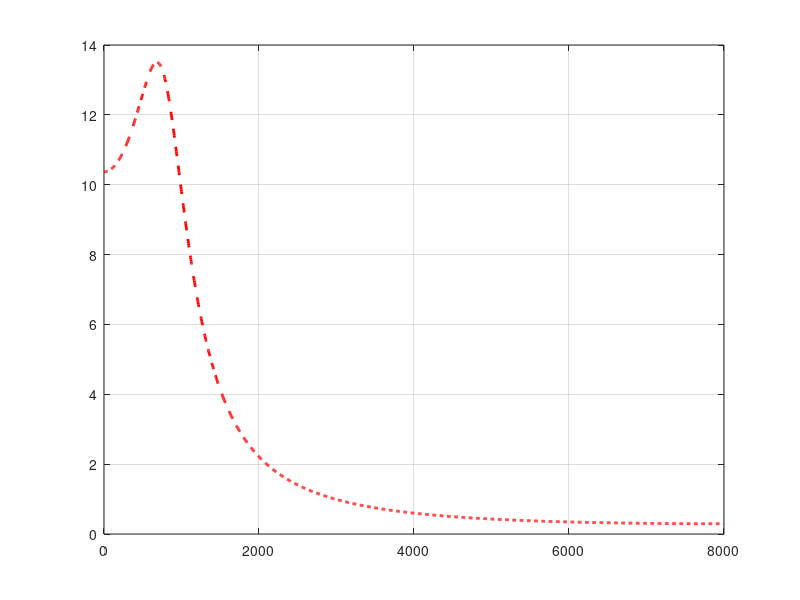

Write MATLAB code to recreate this figure. (Note: this script raises an error after producing the figure.)
close all; clearvars; clc;
oldPath = "/idiap/home/ssharma/Shivam/Workstation/Work/Experiments/compare19/data/ZFF_BSS/ZFFFiles_def_16preproc/";
list = dir(oldPath);
newPath = "/idiap/temp/ssharma/Datasetup/ZFF_BSS_IIR_1PoleZFFNet30kwFilt/";

% close all; clearvars; clc;
w1c=770.3;
% r0 = 0.98;
w1h=1150;
w1l=422.3;
sampling_freq = 16000; % (in Hz) samplingfrequency
r0 = exp(-pi*(w1h-w1l)*1/sampling_freq); %Bandwidth of the resonator


central_freq = w1c; % (in Hz) central frequency of resonator
radian_freq = (central_freq/sampling_freq)*2*pi; % normalized central freq
dft_points = 2048; % resolution of the filter
poly_Num = [1]; % numerator polynomial 
poly_Den = [1 -2*r0*cos(radian_freq) r0.^2]; % denominator polynomial 
[res, fr] = freqz(poly_Num,poly_Den,dft_points); % generating filter response
figure;
f1 = plot(fr*sampling_freq/(2*pi), abs(res),'--r','LineWidth',2);hold on; grid; 
f1 = plot(freq,20*log10(filters), '--r', 'LineWidth',2);grid;
xlabel('freq (Hz)'); ylabel('|X[\omega]|'); 
% title('CumFreqRes, Cry, 30 \itkw')
title('CFR, CryNet (2L, 30kw) and 3 Pole ZFFNet (2L, 16kw) approximation')
legend('CryNet (2L, 30kw)', 'Reso\_3Pole (2L, 16kw)')
saveas(f1,'9_2Layers_CryNet30kw_3PoleResoZFFNet16kw_subseg2stats2_CFRF.jpg')
%% Process
for i = 3:length(list)    
    filename=list(i,:).name;    
    [x,fs] = audioread(oldPath+filename);     
    x=(x-mean(x))/std(x);    
    y = filter(poly_Num,poly_Den,x);
%     y2 = filter(b2,a2,x);
%     y = y1+y2;
%     figure;
%     specgram(y, 512, 16000, hamming(400), []);
    audiowrite(newPath+filename,y,sampling_freq);
    clear x y filename
end